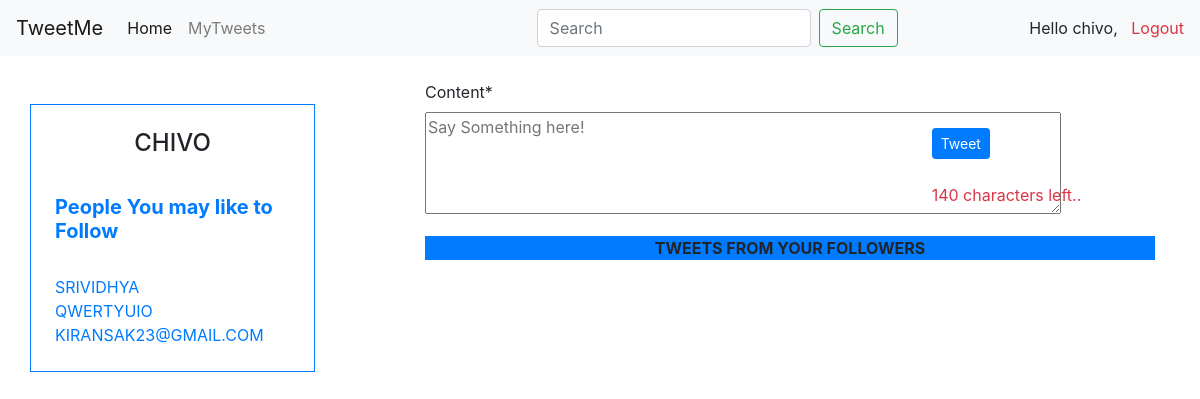
Before: / (signed in) with the older database file.
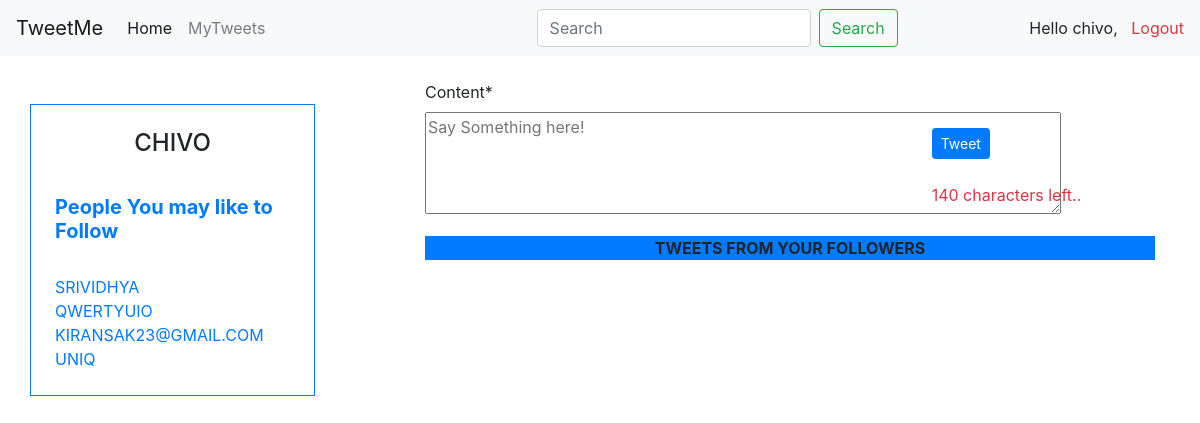
After: the same page with the newer database file.
### tweets/profiles/models.py (models this page shows, shortened)
class Profiles(models.Model):
    userprofile = models.OneToOneField(
        user, on_delete=models.CASCADE, related_name="profile")
    followDetails = models.ManyToManyField(user, related_name="followed_By")
    objects = ProfileQueryset()
    class Meta:
        verbose_name_plural = "Profiles"
    def __str__(self):
        return self.userprofile.username

### tweets/views.py (the view)
# urls.py: path("", ListTweet.as_view(), name="listtweet"),
class ListTweet(loginreq, authenticatedorNot, ListView):
    def get_queryset(self, *args, **kwargs):
        query = self.request.GET.get("q", None)
        print(query)
        if query is not None:
            qs = Tweet.objects.filter(content__icontains=query)
        else:
            qs = Tweet.objects.all()
        return qs
    def get_context_data(self, *args, **kwargs):
        Myuser = self.request.user
        followingme = Myuser.profile.followDetails.all().exclude(
            username=self.request.user.username)
        recomm = Profiles.objects.allinone()
        print("inside")
        print(recomm)
        recomm = recomm.exclude(
            Q(userprofile=self.request.user) | Q(userprofile__in=followingme))[:5]
        print(recomm)
        context = super().get_context_data(**kwargs)
        context["form"] = TweetForm()
        context["recommended"] = recomm
        context["create_url"] = reverse("tweets:Create")
        return context

### tweets/forms.py (shortened to what this page needs)
class TweetForm(forms.ModelForm):
    content = forms.CharField(label="Content", validators=[RegexValidator(r"^[!@#$%^&?{}|<>]*$", "Only Special Characters is Not Allowed", inverse_match=True)],
                              widget=forms.Textarea(attrs={"size": "60", "rows": "4", "cols": "60", "placeholder": "Say Something here!"}))
    class Meta:
        model = Tweet
        exclude = ["parent", "user", "likes", "is_liked", "is_reply"]

### tweets/mixins.py (called while the page is built)
    def dispatch(self, request, *args, **kwargs):
        if(request.user.is_authenticated):
            return super(authenticatedorNot, self).dispatch(request, *args, **kwargs)
        else:
            return redirect(reverse("accounts:login"))

### tweets/models.py (called while the page is built)
    def get_update_url(self):
        return reverse("tweets:Update", kwargs={"pk": self.pk})

### tweets/profiles/models.py (called while the page is built)
    def allinone(self):
        qs = self.get_queryset().all()
        return qs

### tweets/templates/tweets/tweet_list.html (shortened to what this page needs)
{% extends 'tweets/base.html' %}
{% block user %}
{{ user.get_username }}
<br>
<br>
<h4 class="text-primary lead font-weight-bold">
    People You may like to Follow
</h4>
<br>
{% for recom in recommended %}
<a href="{% url 'profiles:UserDetail' recom.userprofile %}" class="text-uppercase">{{recom}}</a>
<br>
{% endfor %}
{% endblock %}
{% block content %}
{% if not request.GET.q %}
{% include 'tweets/baseForm.html' with form=form action_url=create_url id="CreateForm"%}
{% endif %}
<div class="container">
    <div class="row">
        <div class="col-sm-12 text-center bg-primary text-uppercase font-weight-bold mb-4">
            Tweets From Your Followers
        </div>
    </div>
</div>
{% endblock %}

Changed rows visible on the page:
added Profiles: userprofile.username "UNIQ"
